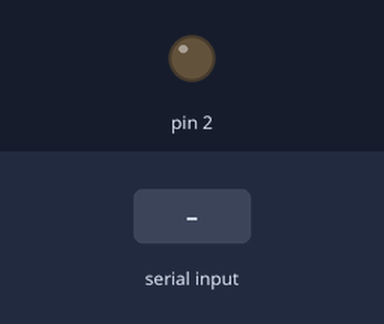
The sketch below on a simulated Arduino Uno, built with avr-gcc and run on an emulated ATmega328P. Parts: output pins drawn as LEDs (lit = HIGH). The inputs (shaded band) are chosen by the test bench.

Above: at 1.2 s.
1.3 s: "ON1#" received over Serial
At 2.5 s:
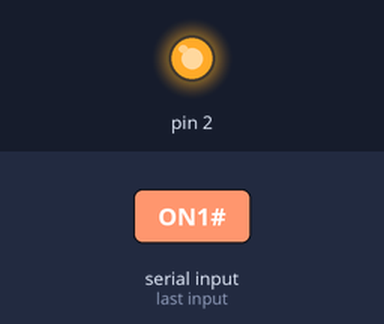
2.8 s: "OFF1#" received over Serial
At 3.7 s:
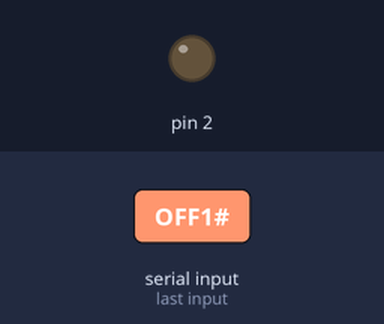
Timing chart, 0 to 5.8 s (numbered marks = the images above; inputs shaded):
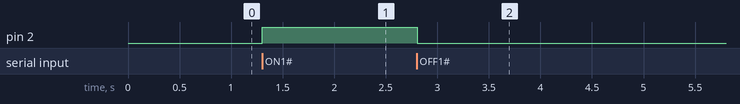

Measured:
- after the input at 1.3 s, pin 2: LOW → HIGH at once
- after the input at 2.8 s, pin 2: HIGH → LOW at once

The sketch:

sketch_aug04a.ino
```cpp
char a;
String SerialData;

void setup() {
  Serial.begin(9600);
  pinMode(2, OUTPUT);
  digitalWrite(2, LOW);
}

void loop() {
  while(Serial.available()>0)
  {
    a = Serial.read();
    SerialData += a;
  }

  if (a== '#'){
    if(SerialData=="ON1#"){
      digitalWrite(2, HIGH);
    }
    else if (SerialData=="OFF1#"){
      digitalWrite(2,LOW);
    }
    a=0;
    SerialData="";
  }
}
```
